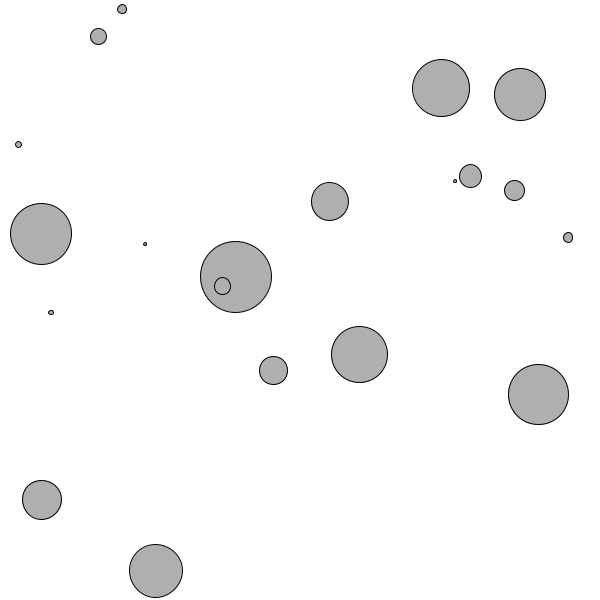
Frame 1 (no input)
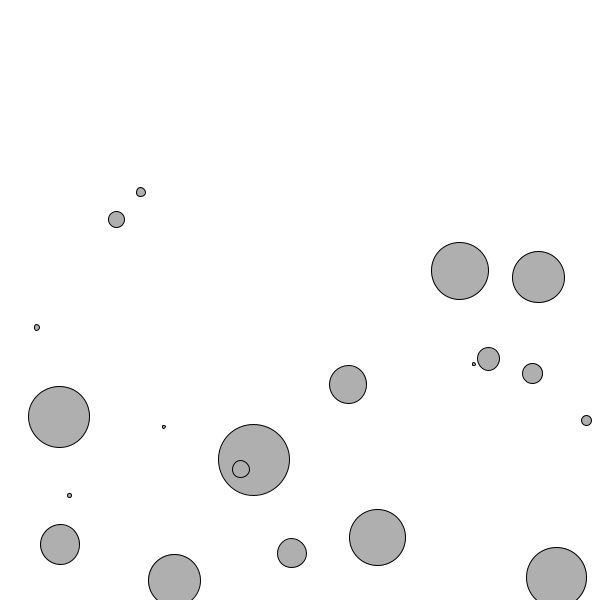
Frame 60 (the mouse pressed at the canvas centre just before this capture)
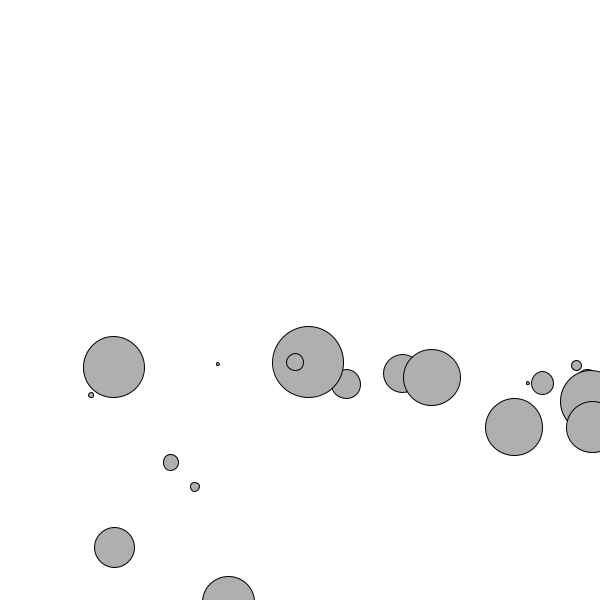
Frame 120 (the mouse held since frame 60 and released just before this capture)

The Processing sketch that drew these frames (run headless with seeded random() and noise(); from frame 60 on, the mouse is pressed at the canvas centre):

// Processing sketch: HoppeBoldProcessing
// ── HoppeBoldProcessing.pde
ArrayList<Mover> movers = new ArrayList<Mover>();

void setup() {
  size(600,600);
  for (int i = 0; i < 20; i++) {
    // Initializing many Mover objects, all with random mass (and all starting at 0,0)
    movers.add(new Mover(random(0.1,5),random(0,600),random(0,600)));
  }
}

void draw() {
  background(255);
  
  PVector wind = new PVector(0.01,0);
  // Make up two forces.
  PVector gravity = new PVector(0,0.1);

  //[full] Loop through all objects and apply both forces to each object.
  for (Mover mover : movers) {
    mover.applyForce(wind);
    mover.applyForce(gravity);
  //[end]
    mover.update();
    mover.display();
    mover.checkEdges();
  }
}

// ── Mover.pde
class Mover {

  PVector location;
  PVector velocity;
  PVector acceleration;
  // The object now has mass!
  float mass;
  
  Mover(float m, float x , float y) {
    //[full] Now setting these variables with arguments
    mass = m;
    location = new PVector(x,y);
    //[end]
    velocity = new PVector(0,0);
    acceleration = new PVector(0,0);
  }

  // Newton’s second law.
  void applyForce(PVector force) {
    //[full] Receive a force, divide by mass, and add to acceleration.
    acceleration.add(force);
    //[end]
  }

  void update() {
    //[full] Motion 101 from Chapter 1
    velocity.add(acceleration);
    location.add(velocity);
    //[end]
    // Now add clearing the acceleration each time!
    acceleration.mult(0);
  }

  void display() {
    stroke(0);
    fill(175);
    //[offset-down] Scaling the size according to mass.
    ellipse(location.x,location.y,mass*16,mass*16);
  }

  // Somewhat arbitrarily, we are deciding that an object bounces when it hits the edges of a window.
  void checkEdges() {
    if (location.x > width) {
      location.x = width;
      velocity.x *= -1;
    } else if (location.x < 0) {
      velocity.x *= -1;
      location.x = 0;
    }

    if (location.y > height) {
      // Even though we said we shouldn't touch location and velocity directly, there are some exceptions.
      // Here we are doing so as a quick and easy way to reverse the direction of our object when it reaches the edge.
      velocity.y *= -1;
      location.y = height;
    }
  }
}
